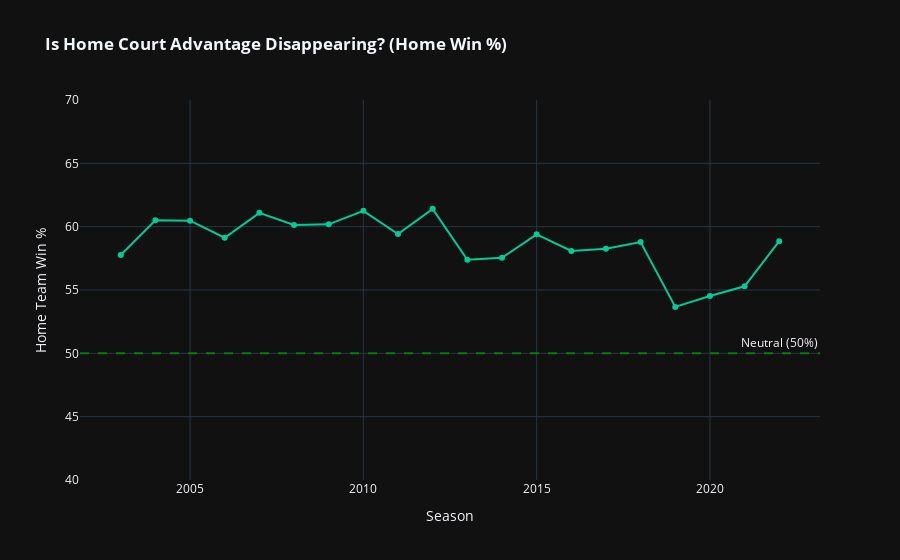

Notebook source saved alongside this figure:
### Code cell
# --- STEP 3: Home Court Advantage Trend ---

# 1. Create a "Home Win" flag (1 if Home won, 0 if Away won)
# We use our master dataframe 'df' (or reload master_games.csv if needed)
df['IS_HOME_WIN'] = (df['PTS_home'] > df['PTS_away']).astype(int)

# 2. Calculate Win % per Season
# The mean of a 0/1 column gives us the percentage!
home_advantage = df.groupby('SEASON')['IS_HOME_WIN'].mean().reset_index()

# Convert to percentage for display (e.g., 0.6 -> 60%)
home_advantage['WIN_PERCENTAGE'] = home_advantage['IS_HOME_WIN'] * 100

# 3. Plot the Trend
fig3 = px.line(home_advantage, 
               x='SEASON', 
               y='WIN_PERCENTAGE',
               markers=True,
               title='<b>Is Home Court Advantage Disappearing? (Home Win %)</b>',
               labels={'WIN_PERCENTAGE': 'Home Team Win %', 'SEASON': 'Season'},
               template='plotly_dark')

# Add a reference line at 50% (where it would be if there was NO advantage)
fig3.add_hline(y=50, line_dash="dash", line_color="green", annotation_text="Neutral (50%)")

fig3.update_traces(line_color='#00CC96') # A nice teal color
fig3.update_yaxes(range=[40, 70]) # Zoom in to see the trend clearly

fig3.show()

### Figure 1 — Plotly figure (JSON) as saved in the notebook; plotly's stock layout.template omitted (floating-point values rounded to 4 significant figures)
{"data": [{"hovertemplate": "Season=%{x}<br>Home Team Win %=%{y}<extra></extra>", "legendgroup": "", "line": {"color": "#00CC96", "dash": "solid"}, "marker": {"symbol": "circle"}, "mode": "lines+markers", "name": "", "orientation": "v", "showlegend": false, "type": "scatter", "x": [2003, 2004, 2005, 2006, 2007, 2008, 2009, 2010, 2011, 2012, 2013, 2014, 2015, 2016, 2017, 2018, 2019, 2020, 2021, 2022], "xaxis": "x", "y": [57.76, 60.5, 60.47, 59.13, 61.09, 60.14, 60.18, 61.25, 59.42, 61.41, 57.39, 57.55, 59.39, 58.08, 58.25, 58.78, 53.67, 54.52, 55.29, 58.86], "yaxis": "y"}], "layout": {"annotations": [{"showarrow": false, "text": "Neutral (50%)", "x": 1, "xanchor": "right", "xref": "x domain", "y": 50, "yanchor": "bottom", "yref": "y"}], "legend": {"tracegroupgap": 0}, "shapes": [{"line": {"color": "green", "dash": "dash"}, "type": "line", "x0": 0, "x1": 1, "xref": "x domain", "y0": 50, "y1": 50, "yref": "y"}], "title": {"text": "<b>Is Home Court Advantage Disappearing? (Home Win %)</b>"}, "xaxis": {"anchor": "y", "domain": [0, 1], "title": {"text": "Season"}}, "yaxis": {"anchor": "x", "domain": [0, 1], "range": [40, 70], "title": {"text": "Home Team Win %"}}}}
